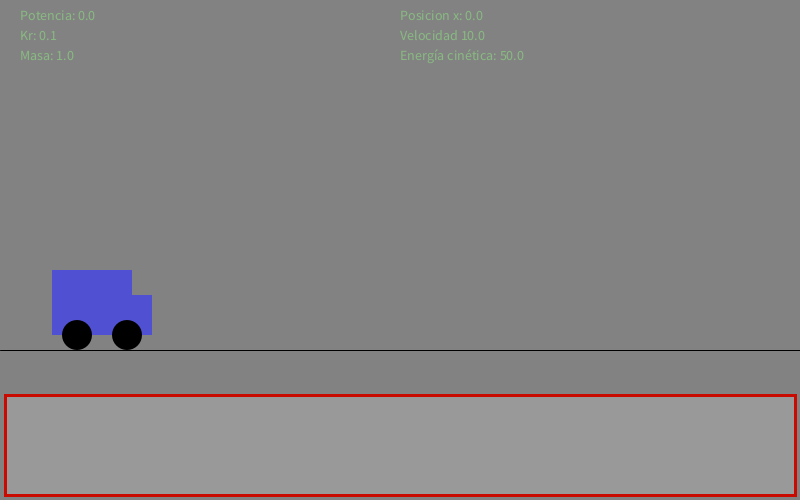
Frame 1 (no input)
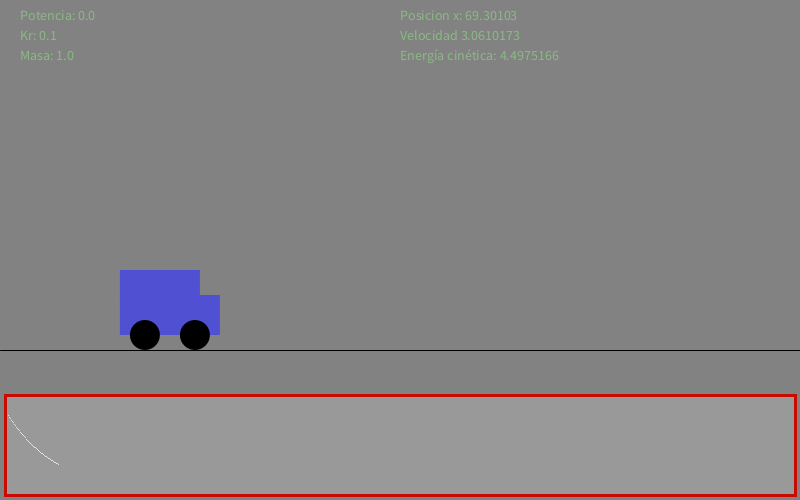
Frame 60 (the mouse pressed at the canvas centre just before this capture)
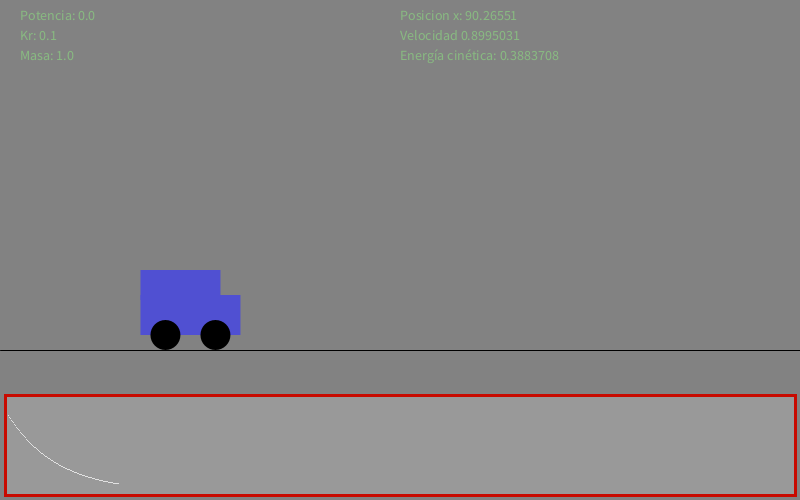
Frame 120 (the mouse held since frame 60 and released just before this capture)

The Processing sketch that drew these frames (run headless with seeded random() and noise(); from frame 60 on, the mouse is pressed at the canvas centre):

// Processing sketch: processing_150707
// ── processing_150707.pde

/***************************************/
/*                                     */
/*        SIMULADOR DE COCHE           */
/*    Autor: Pablo Casanova Salas      */
/*    Interacción con teclado:         */
/*      -SPACE-> Aplicar potencia      */
/*                                     */
/***************************************/

//VARIABLES GLOBALES

//Diferencial de tiempo
float dt=0.2;
//Potencia
float P = 100;
float p=0;
//Constante de Rozamiento
float Kr = 0.1;
//Perdida de potencia por rozamiento
Float Pr;
//Vector posición para el integrador EULER
PVector p_euler = new PVector(0,0);
//Objeto de la clase Coche
Coche car;
float max;
int t = 0;
final int Tam_Vent_X = 790, Tam_Vent_Y = 100;
float[] vT = new float[Tam_Vent_X];
void setup() 
{
    size(800,500);
    smooth();
    // Coche con parametros masa, velocidad y Energía Cinética
    car = new Coche(1, 10, 50);
    max=0;
}

void draw() 
{
    background(130);
    //Texto impreso con los datos
    fill(136,186,129);
    textSize(14);
    text("Potencia: "+p, 20,20);
    text("Kr: "+Kr, 20, 40);
    text("Masa: "+car.m, 20, 60); 
    text("Posicion x: "+p_euler.x,400, 20);
    text("Velocidad "+car.v,  400, 40);
    text("Energía cinética: "+car.EC, 400, 60);

    //Cálculo de la velocidad del coche
    car.UpdateVelocidad();
    //Cálculo de la posición(x) del coche mediante el integrador Euler Semi
    p_euler.x=p_euler.x + car.v * dt;
    
    //Pintamos la línea sobre la que se desplazará el coche
    pushMatrix();
    translate(0,height/2+100);
    stroke(0);
    line(0,0,width,0);
    popMatrix();
    
    //Pintamos el coche mediante 2 rectángulos y 2 elipses  
    pushMatrix();
    translate(100,height/2+100);
    fill(80,80,210);
    noStroke();
    translate(p_euler.x,0);
    rectMode(CENTER);
    rect(-10,-65,80,30);
    rect(0,-35,100,40);
    ellipseMode(CENTER);
    fill(0);
    ellipse(-25,-15,30,30);
    ellipse(25,-15,30,30);
    popMatrix();

    //Interacción con el teclado
     if(max < car.v)
       max = car.v;
     
     vT[t] = car.v;
     plot_func(t);
  t = (t + 1)%Tam_Vent_X;
    
}
void plot_func(int time)
{
  stroke(200, 10, 0);
  strokeWeight(3);
  fill(153);
  rectMode(CORNER); 
  rect(5,height-105, Tam_Vent_X, Tam_Vent_Y);
  stroke(200, 210, 0);
  
  
  strokeWeight(1);
  stroke(255);
 
  for(int i=8;i<time;i++)
   point (i, height-8 - (vT[i]/max)*Tam_Vent_Y*0.9) ;
  
 }
void keyPressed()
{
   if(key == ' ') 
   {
     if(p<100)
       p+=2;
     car.AplicarPotencia(p);
     
   }
   if (keyCode==UP)
     car.m++;
   if(keyCode==DOWN)
   {
     if(car.m>0)
       car.m--;
   }
}
void keyReleased()
{
  if(key==' ')
  {
    car.AplicarPotencia(p);
    p=0;
    
  }

}
class Coche 
{
    float m;
    float v;
    float EC;

    Coche(float mass, float vel, float e) 
    {
        m=mass;
        v=vel;
        EC=e;
    }
  
    void AplicarPotencia(float P) 
    {
        //Cálculo de la energía cinética con la potencia
        EC= P*dt;
    }
  
    void UpdateVelocidad()
    {
        //Cálculo de la velocidad
        v= sqrt(2*EC/m);
        //Cálculo de la pérdida de energía
        Pr = -Kr * v * v;
        //Cálculo de la energia cinética
        EC = EC + (Pr*dt);
    }
}
